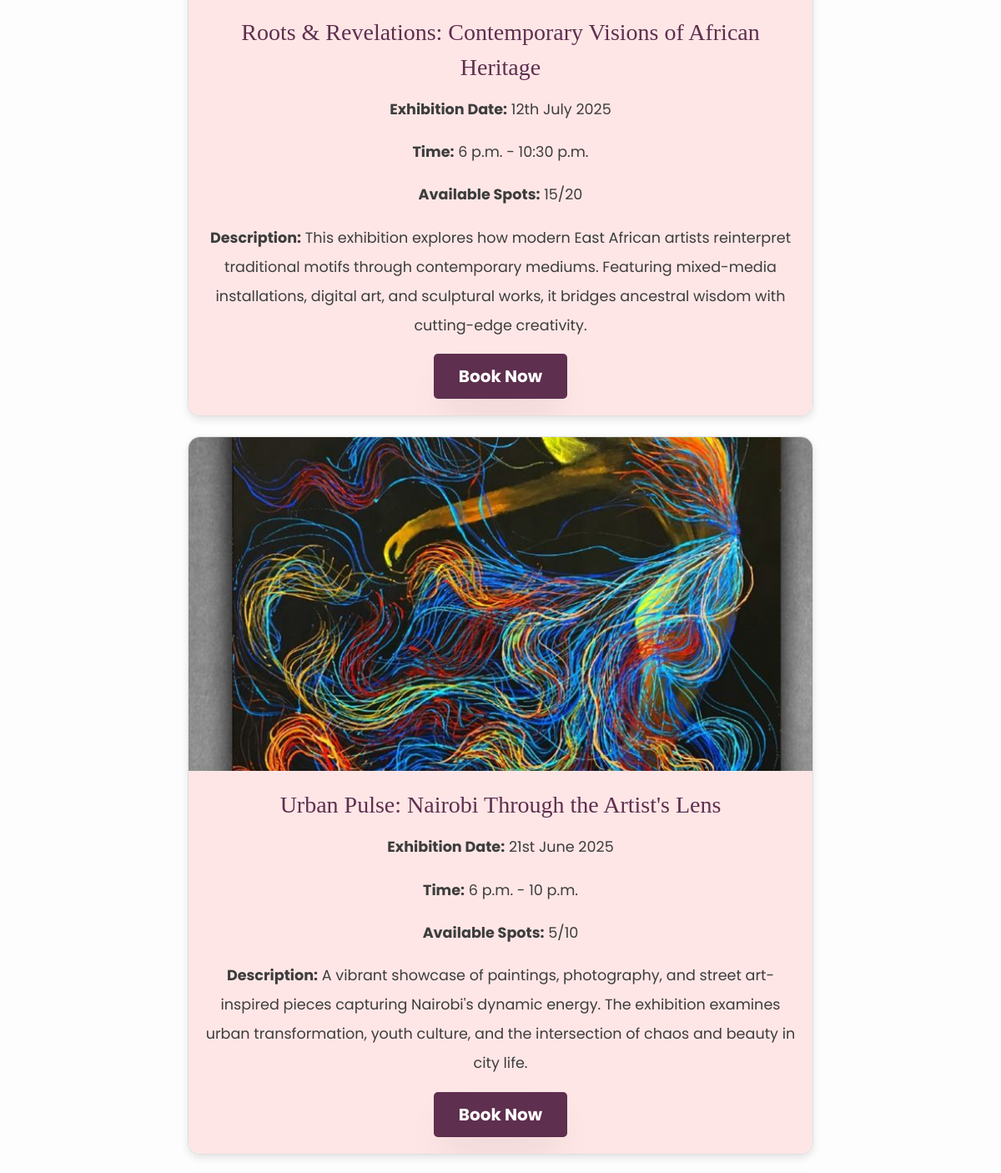
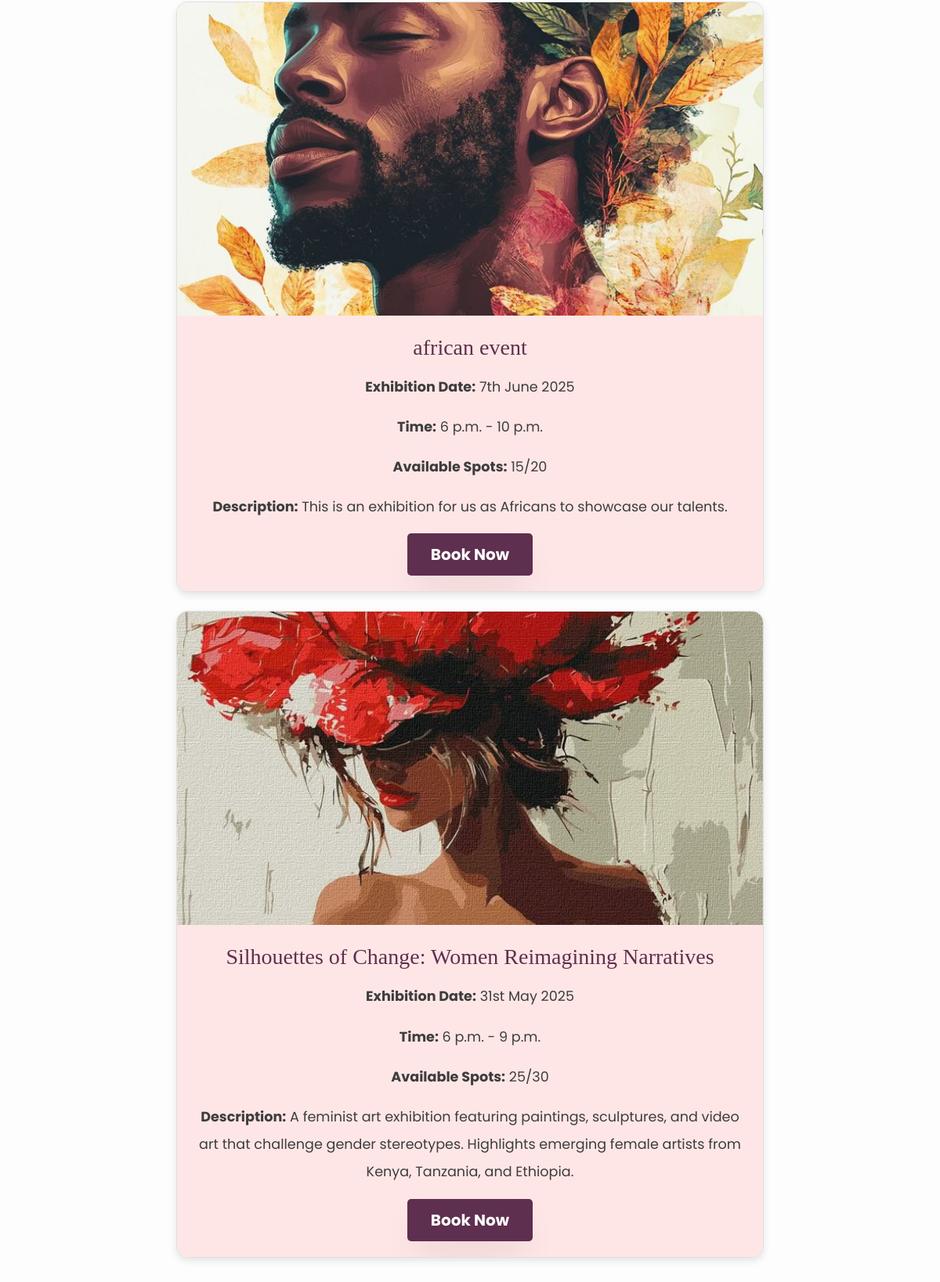
/exhibitions/ (middle part), run on an earlier commit of the app's database (2 pictures, top to bottom).
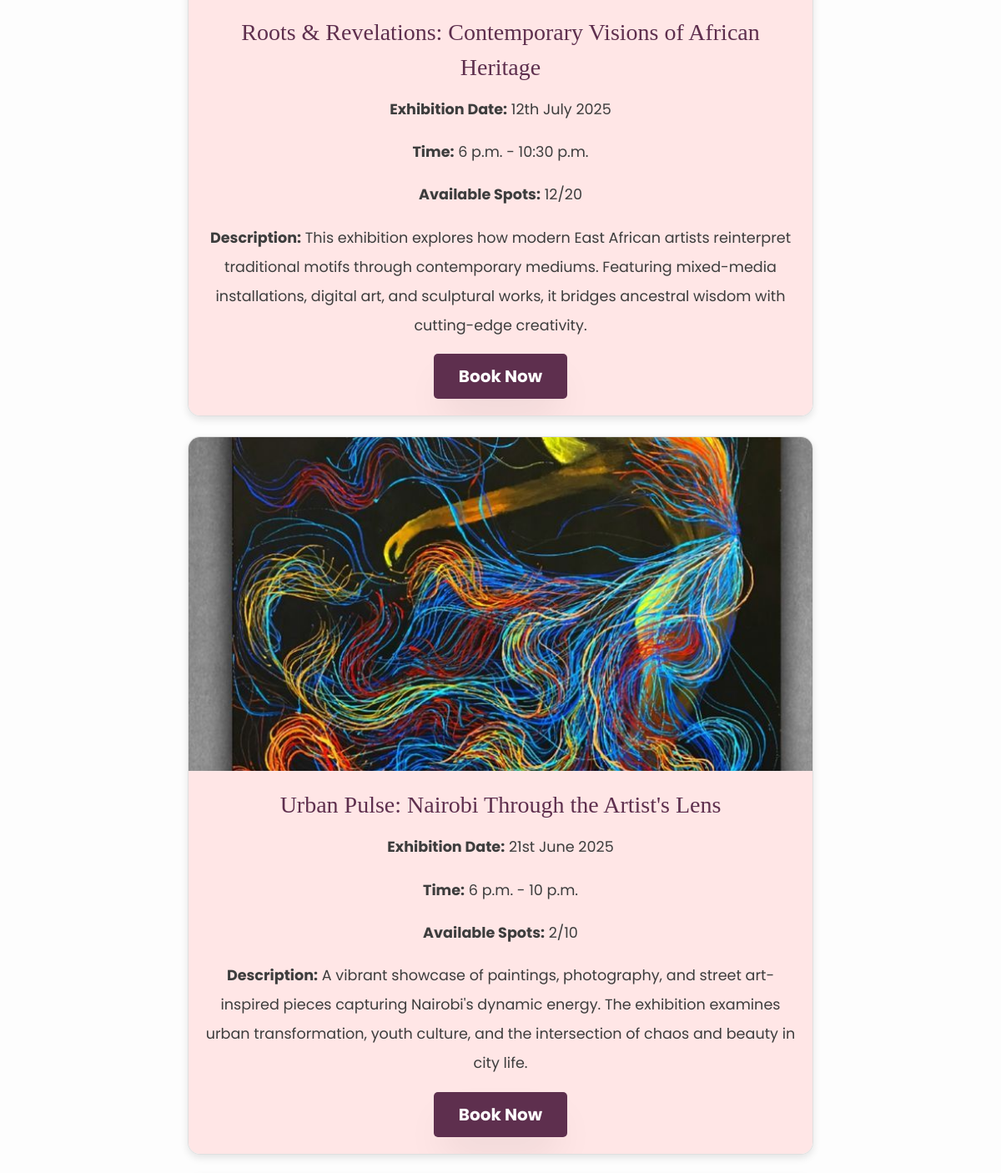
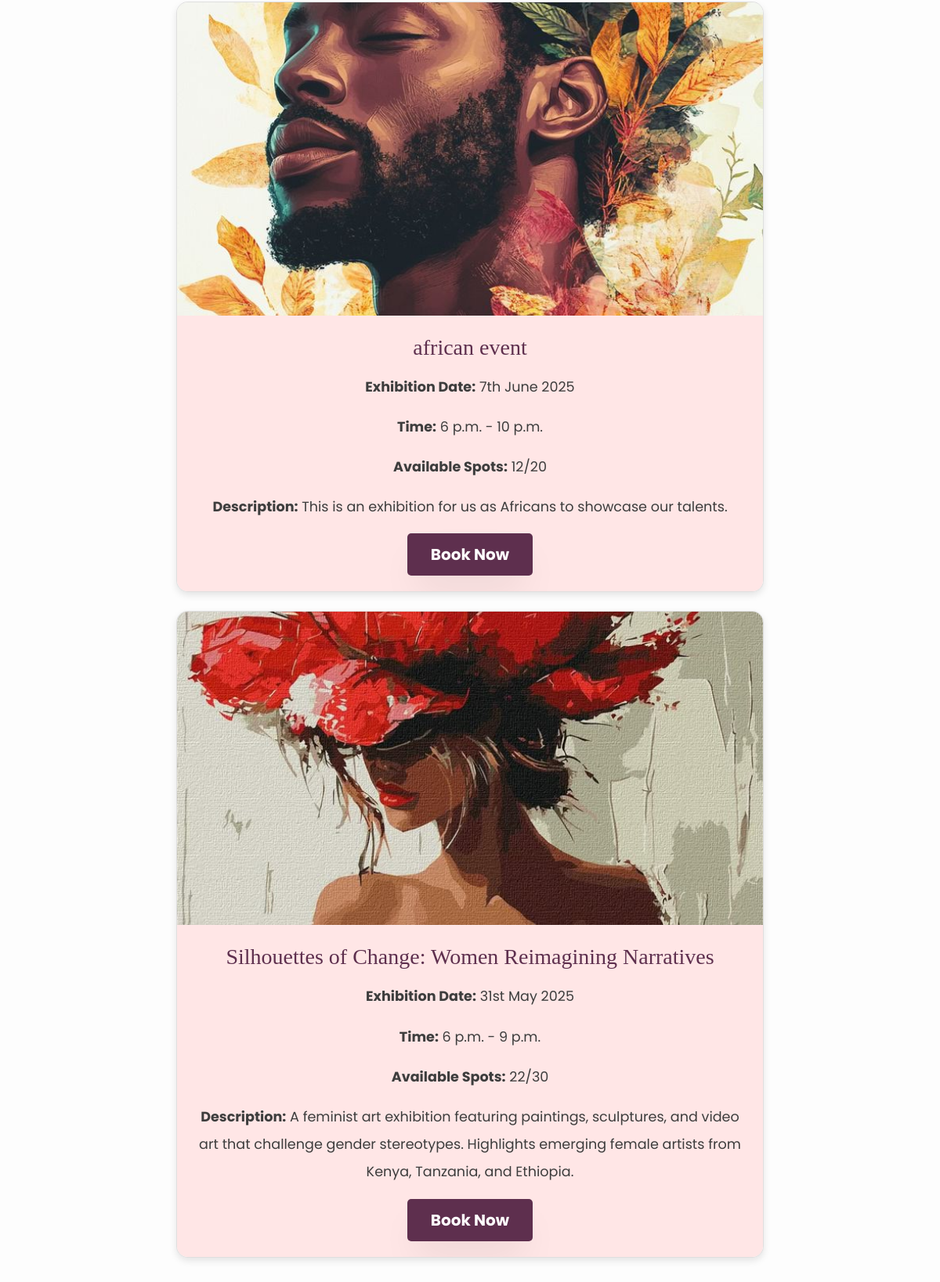
And on a later commit of the database (2 pictures, top to bottom).
### usanii/models.py (models this page shows, shortened)
class Exhibition(models.Model):
    title = models.CharField(max_length=255)
    image = models.ImageField(upload_to='exhibitions/')
    date = models.CharField(max_length=200, default='Saturday')
    description = models.TextField(max_length=1000, default='This is an exhibition')
    start_time = models.TimeField(
        help_text="Format: HH:MM (24-hour format), e.g. 18:00 for 6 PM"
    )
    end_time = models.TimeField(
        help_text="Format: HH:MM (24-hour format), e.g. 21:00 for 9 PM"
    )
    max_capacity = models.PositiveIntegerField(default=50)
    current_attendees = models.PositiveIntegerField(default=0)
    created_at = models.DateTimeField(default=timezone.now)  # Added for better reporting
    class Meta:
        verbose_name = "Exhibition"
        verbose_name_plural = "Exhibitions"
        ordering = ['-created_at']  # Newest exhibitions first

### usanii/views.py (the view)
# urls.py: path('exhibitions/', views.exhibitions, name='exhibitions'),
def exhibitions(request):
    exhibitions = Exhibition.objects.all()
    for exhibition in exhibitions:
        exhibition.bookings_count = Booking.objects.filter(exhibition=exhibition).count()
        exhibition.available_spots = exhibition.max_capacity - exhibition.bookings_count
        exhibition.is_full = exhibition.bookings_count >= exhibition.max_capacity
    return render(request, "exhibitions.html", {
        "exhibitions": exhibitions,
        "footer": Footer.objects.all()
    })

### usanii/templates/exhibitions.html (shortened to what this page needs)
{% extends 'common.html' %}
{% load static %}
{% block body %}
<div class="container my-5" style="background: #fdfdfd; padding: 30px; border-radius: 10px; box-shadow: 0px 4px 12px rgba(0, 0, 0, 0.1);">
    <div class="row justify-content-center">
        {% for exhibition in exhibitions %}
        <div class="col-md-8 mb-4">
            <div class="card" style="border-radius: 15px; box-shadow: 0 4px 10px rgba(0, 0, 0, 0.1); overflow: hidden;">
                <img src="{{ exhibition.image.url }}" class="card-img-top" alt="{{ exhibition.title }}" style="height: 400px; width: 100%; object-fit: cover;">
                <div class="card-body text-center" style="background-color: #ffe6e6;">
                    <h3 class="card-title" style="font-family: 'Georgia', serif; color: #5e2f4e;">{{ exhibition.title }}</h3>
                    <p class="card-text" style="color: #3d3d3d; font-size: 1.1rem;"><strong>Exhibition Date:</strong> {{ exhibition.date }}</p>
                    <p class="card-text" style="color: #3d3d3d; font-size: 1.1rem;"><strong>Time:</strong> {{ exhibition.start_time }} - {{ exhibition.end_time }}</p>
                    <p class="card-text" style="color: #3d3d3d; font-size: 1.1rem;"><strong>Available Spots:</strong> {{ exhibition.available_spots }}/{{ exhibition.max_capacity }}</p>
                    <p class="card-text" style="color: #3d3d3d; font-size: 1.1rem;"><strong>Description:</strong> {{ exhibition.description }}</p>
                    <button class="btn btn-lg btn-primary book-btn" style="background-color: #5e2f4e; border: none; border-radius: 5px; padding: 12px 30px; font-weight: bold;"
                            data-exhibition-id="{{ exhibition.id }}" {% if exhibition.is_full %}disabled{% endif %}>
                        {% if exhibition.is_full %}Fully Booked{% else %}Book Now{% endif %}
                    </button>
                </div>
            </div>
        </div>
        {% endfor %}
    </div>
</div>
{% endblock %}

What changed in the data, as far as the page shows it:
changed Exhibition "Roots & Revelations: Contemporary Visions of African Heritage": available_spots "15" → "12"
changed Exhibition "Urban Pulse: Nairobi Through the Artist's Lens": available_spots "5" → "2"
changed Exhibition "african event": available_spots "15" → "12"
changed Exhibition "Silhouettes of Change: Women Reimagining Narratives": available_spots "25" → "22"
